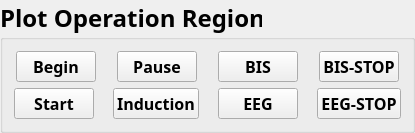
         <widget class="QGroupBox" name="plotoperation_groupBox">
          <property name="sizePolicy">
           <sizepolicy hsizetype="Preferred" vsizetype="Fixed">
            <horstretch>0</horstretch>
            <verstretch>0</verstretch>
           </sizepolicy>
          </property>
          <property name="palette">
           <palette>
            <active>
             <colorrole role="WindowText">
              <brush brushstyle="SolidPattern">
               <color alpha="255">
                <red>0</red>
                <green>0</green>
                <blue>0</blue>
               </color>
              </brush>
             </colorrole>
            </active>
            <inactive>
             <colorrole role="WindowText">
              <brush brushstyle="SolidPattern">
               <color alpha="255">
                <red>0</red>
                <green>0</green>
                <blue>0</blue>
               </color>
              </brush>
             </colorrole>
            </inactive>
            <disabled>
             <colorrole role="WindowText">
              <brush brushstyle="SolidPattern">
               <color alpha="255">
                <red>0</red>
                <green>0</green>
                <blue>0</blue>
               </color>
              </brush>
             </colorrole>
            </disabled>
           </palette>
          </property>
          <property name="font">
           <font>
            <family>华文新魏</family>
            <pointsize>18</pointsize>
            <weight>75</weight>
            <bold>true</bold>
           </font>
          </property>
          <property name="title">
           <string>Plot Operation Region</string>
          </property>
          <layout class="QGridLayout" name="gridLayout">
           <item row="0" column="0">
            <layout class="QHBoxLayout" name="horizontalLayout_17">
             <item>
              <layout class="QVBoxLayout" name="verticalLayout_8">
               <item>
                <layout class="QHBoxLayout" name="horizontalLayout">
                 <item>
                  <widget class="QPushButton" name="btnStart">
                   <property name="sizePolicy">
                    <sizepolicy hsizetype="Fixed" vsizetype="Fixed">
                     <horstretch>0</horstretch>
                     <verstretch>0</verstretch>
                    </sizepolicy>
                   </property>
                   <property name="font">
                    <font>
                     <pointsize>12</pointsize>
                    </font>
                   </property>
                   <property name="text">
                    <string>Begin</string>
                   </property>
                  </widget>
                 </item>
                 <item>
                  <spacer name="horizontalSpacer_5">
                   <property name="orientation">
                    <enum>Qt::Horizontal</enum>
                   </property>
                   <property name="sizeType">
                    <enum>QSizePolicy::Fixed</enum>
                   </property>
                   <property name="sizeHint" stdset="0">
                    <size>
                     <width>13</width>
                     <height>20</height>
                    </size>
                   </property>
                  </spacer>
                 </item>
                 <item>
                  <widget class="QPushButton" name="btnPause">
                   <property name="sizePolicy">
                    <sizepolicy hsizetype="Fixed" vsizetype="Fixed">
                     <horstretch>0</horstretch>
                     <verstretch>0</verstretch>
                    </sizepolicy>
                   </property>
                   <property name="font">
                    <font>
                     <pointsize>12</pointsize>
                    </font>
                   </property>
                   <property name="text">
                    <string>Pause</string>
                   </property>
                  </widget>
                 </item>
                 <item>
                  <spacer name="horizontalSpacer_6">
                   <property name="orientation">
                    <enum>Qt::Horizontal</enum>
                   </property>
                   <property name="sizeType">
                    <enum>QSizePolicy::Fixed</enum>
                   </property>
                   <property name="sizeHint" stdset="0">
                    <size>
                     <width>13</width>
                     <height>20</height>
                    </size>
                   </property>
                  </spacer>
                 </item>
                 <item>
                  <widget class="QPushButton" name="bis_Button">
                   <property name="sizePolicy">
                    <sizepolicy hsizetype="Fixed" vsizetype="Fixed">
                     <horstretch>0</horstretch>
                     <verstretch>0</verstretch>
                    </sizepolicy>
                   </property>
                   <property name="font">
                    <font>
                     <pointsize>12</pointsize>
                    </font>
                   </property>
                   <property name="text">
                    <string>BIS</string>
                   </property>
                  </widget>
                 </item>
                 <item>
                  <spacer name="horizontalSpacer_11">
                   <property name="orientation">
                    <enum>Qt::Horizontal</enum>
                   </property>
                   <property name="sizeType">
                    <enum>QSizePolicy::Fixed</enum>
                   </property>
                   <property name="sizeHint" stdset="0">
                    <size>
                     <width>13</width>
                     <height>20</height>
                    </size>
                   </property>
                  </spacer>
                 </item>
                 <item>
                  <widget class="QPushButton" name="stopbis_Button">
                   <property name="sizePolicy">
                    <sizepolicy hsizetype="Fixed" vsizetype="Fixed">
                     <horstretch>0</horstretch>
                     <verstretch>0</verstretch>
                    </sizepolicy>
                   </property>
                   <property name="font">
                    <font>
                     <pointsize>12</pointsize>
                    </font>
                   </property>
                   <property name="text">
                    <string>BIS-STOP</string>
                   </property>
                  </widget>
                 </item>
                </layout>
               </item>
               <item>
                <layout class="QHBoxLayout" name="horizontalLayout_3">
                 <item>
                  <widget class="QPushButton" name="injection_Button">
                   <property name="sizePolicy">
                    <sizepolicy hsizetype="Fixed" vsizetype="Fixed">
                     <horstretch>0</horstretch>
                     <verstretch>0</verstretch>
                    </sizepolicy>
                   </property>
                   <property name="font">
                    <font>
                     <pointsize>12</pointsize>
                    </font>
                   </property>
                   <property name="text">
                    <string>Start</string>
                   </property>
                  </widget>
                 </item>
                 <item>
                  <spacer name="horizontalSpacer_8">
                   <property name="orientation">
                    <enum>Qt::Horizontal</enum>
                   </property>
                   <property name="sizeType">
                    <enum>QSizePolicy::Fixed</enum>
                   </property>
                   <property name="sizeHint" stdset="0">
                    <size>
                     <width>13</width>
                     <height>20</height>
                    </size>
                   </property>
                  </spacer>
                 </item>
                 <item>
                  <widget class="QPushButton" name="induction_Button">
                   <property name="sizePolicy">
                    <sizepolicy hsizetype="Fixed" vsizetype="Fixed">
                     <horstretch>0</horstretch>
                     <verstretch>0</verstretch>
                    </sizepolicy>
                   </property>
                   <property name="font">
                    <font>
                     <pointsize>12</pointsize>
                    </font>
                   </property>
                   <property name="text">
                    <string>Induction</string>
                   </property>
                  </widget>
                 </item>
                 <item>
                  <spacer name="horizontalSpacer_10">
                   <property name="orientation">
                    <enum>Qt::Horizontal</enum>
                   </property>
                   <property name="sizeType">
                    <enum>QSizePolicy::Fixed</enum>
                   </property>
                   <property name="sizeHint" stdset="0">
                    <size>
                     <width>13</width>
                     <height>20</height>
                    </size>
                   </property>
                  </spacer>
                 </item>
                 <item>
                  <widget class="QPushButton" name="eeg_Button">
                   <property name="sizePolicy">
                    <sizepolicy hsizetype="Fixed" vsizetype="Fixed">
                     <horstretch>0</horstretch>
                     <verstretch>0</verstretch>
                    </sizepolicy>
                   </property>
                   <property name="font">
                    <font>
                     <pointsize>12</pointsize>
                    </font>
                   </property>
                   <property name="text">
                    <string>EEG</string>
                   </property>
                  </widget>
                 </item>
                 <item>
                  <spacer name="horizontalSpacer_12">
                   <property name="orientation">
                    <enum>Qt::Horizontal</enum>
                   </property>
                   <property name="sizeType">
                    <enum>QSizePolicy::Fixed</enum>
                   </property>
                   <property name="sizeHint" stdset="0">
                    <size>
                     <width>13</width>
                     <height>20</height>
                    </size>
                   </property>
                  </spacer>
                 </item>
                 <item>
                  <widget class="QPushButton" name="stopeeg_Button">
                   <property name="sizePolicy">
                    <sizepolicy hsizetype="Fixed" vsizetype="Fixed">
                     <horstretch>0</horstretch>
                     <verstretch>0</verstretch>
                    </sizepolicy>
                   </property>
                   <property name="font">
                    <font>
                     <pointsize>12</pointsize>
                    </font>
                   </property>
                   <property name="text">
                    <string>EEG-STOP</string>
                   </property>
                  </widget>
                 </item>
                </layout>
               </item>
              </layout>
             </item>
            </layout>
           </item>
          </layout>
         </widget>
